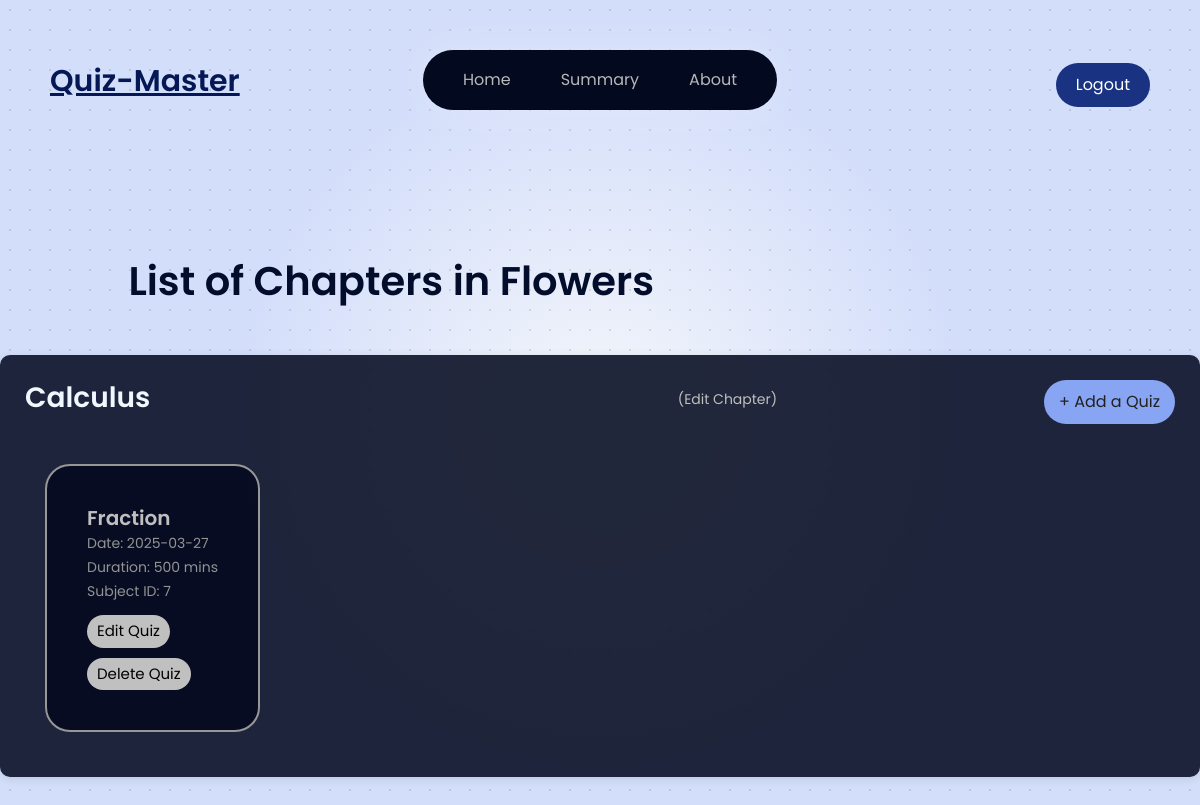
Page /admin/subject/7/chapters_list on the earlier database version.
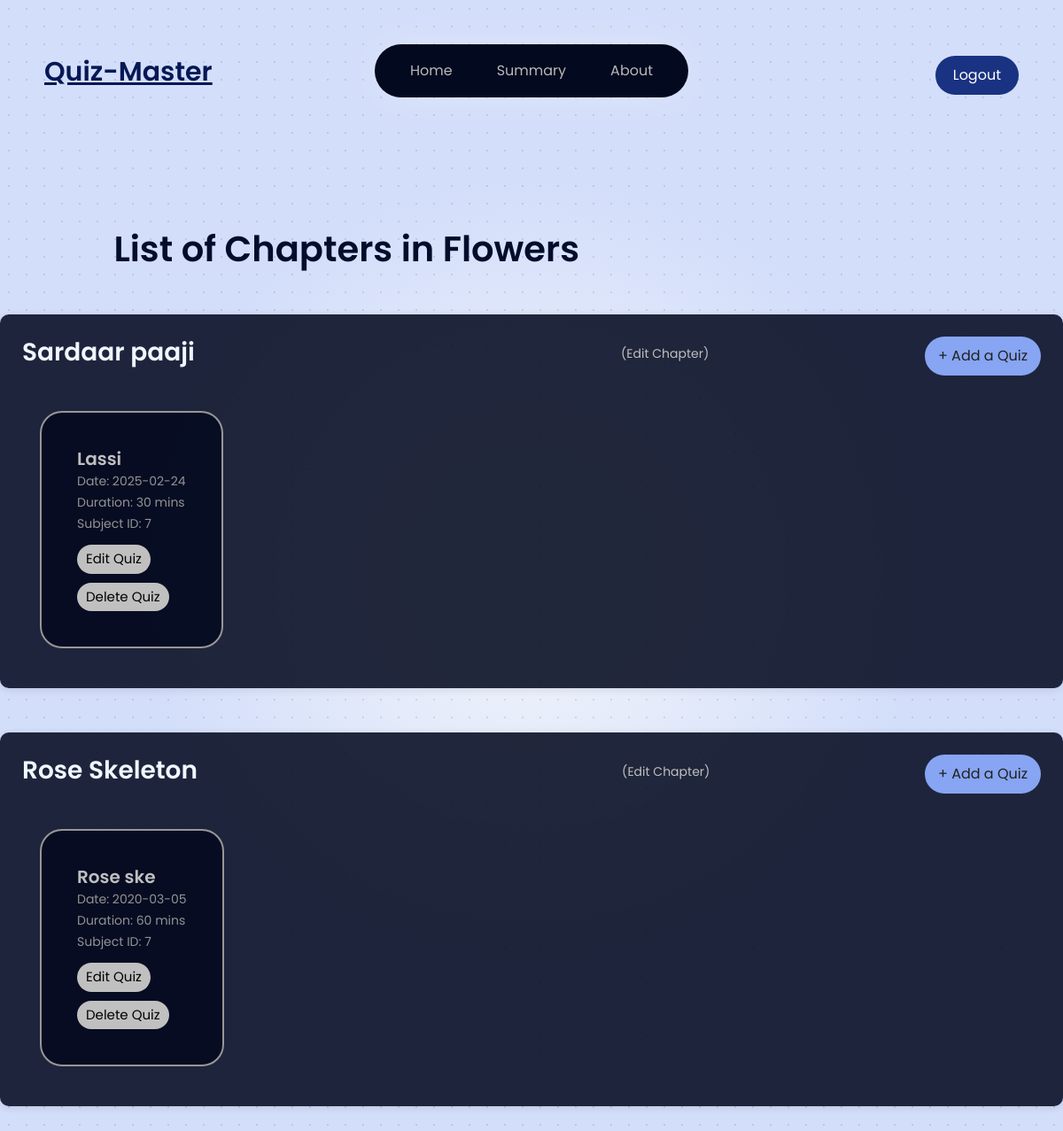
Same page on the later database version.
### models/models.py (models this page shows, shortened)
class Subjects(db.Model):
    __tablename__ = 'subjects'
    id = db.Column(db.Integer, primary_key=True)
    name = db.Column(db.String(100), unique=True, nullable=False)
    description = db.Column(db.Text, nullable=True)

class Chapter(db.Model):
    __tablename__ = 'chapters'
    id = db.Column(db.Integer, primary_key=True)
    subject_id = db.Column(db.Integer, db.ForeignKey('subjects.id'), nullable=False)
    name = db.Column(db.String(100), nullable=False)
    description = db.Column(db.Text, nullable=True)

class Quiz(db.Model):
    __tablename__ = 'quizzes'
    id = db.Column(db.Integer, primary_key=True)
    subject_id = db.Column(db.Integer, db.ForeignKey('subjects.id'), nullable=False)
    chapter_id = db.Column(db.Integer, db.ForeignKey('chapters.id'), nullable=False)
    date_of_quiz = db.Column(db.Date, nullable=False)
    time_duration = db.Column(db.Integer, nullable=False)
    remarks = db.Column(db.Text, nullable=True)

### app.py (the view)
@app.route('/admin/subject/<int:subject_id>/chapters_list')
def chapters_list(subject_id):
    subject = Subjects.query.get(subject_id)
    if not subject:
        return "Subject not found", 404  # Handle the case where the subject is not found
    chapters = Chapter.query.filter_by(subject_id=subject_id).all()
    quizzes_with_chapters = []
    for chapter in chapters:
        quizzes = Quiz.query.filter_by(chapter_id = chapter.id).all()
        quizzes_with_chapters.append({
            'chapter': chapter,
            'quiz': quizzes
        })
    print(quizzes_with_chapters)
    return render_template('chapters_list.html', arr_quiz = quizzes_with_chapters, subject = subject )

### templates/chapters_list.html (shortened to what this page needs)
<!DOCTYPE html>
<html lang="en">
<head>
    <link rel="stylesheet" href="{{ url_for('static', filename='styles.css') }}">
</head>
<body class = 'page_look'>
    {%include 'navbar.html'%}
    <div>
        <h1 style="text-align: left;margin-left: 10.7%; margin-top: 0px;color: #020d2c;font-weight: 600; font-family: 'Poppins', sans-serif;">List of Chapters in {{ subject.name }}</h1>
        {% if arr_quiz %}
        <div>
            {% for item in arr_quiz %}
            <div class="chapter-card">
                <div class="chapter-header">
                    <h3 style="font-weight: 600; color: aliceblue;">{{ item.chapter.name }}</h3>
                    <a href="{{ url_for('redirect_edit_chapter', chapter_id = item.chapter.id) }}">
                        <button type="button" style="margin-left: 00px;margin-bottom:7px;color: rgb(191, 191, 191);background: none; border: none;font-size: 14px;">
                            (Edit Chapter)
                        </button>
                    </a>
                    <a href="{{ url_for('create_quiz', subject_id=subject.id, chapter_id = item.chapter.id) }}">
                        <button type="button" class="add-quiz-btn">
                            + Add a Quiz
                        </button>
                    </a>
                </div>
                {% if item.quiz %}
                <div>
                    <div class="quiz-container">
                        {% for quiz in item.quiz %}
                        <div class="quiz-card">
                            <a href="{{ url_for('quiz_questions', quiz_id = quiz.id) }}" class="card-link">
                            <h5 style="font-weight: 550;">{{ quiz.remarks }}</h5>
                            <p>Date: {{ quiz.date_of_quiz }}</p>
                            <p>Duration: {{ quiz.time_duration }} mins</p>
                            <p>Subject ID: {{ quiz.subject_id }}</p>
                            </a>
                            <a href="{{ url_for('redirect_edit_quiz', subject_id=subject.id, chapter_id=item.chapter.id, quiz_id=quiz.id) }}">
                                <button type="button" style="background-color: #c0c0c0; margin-top: 10px; color: rgb(0, 0, 0); border: none; font-size: 15px; padding: 5px 10px; border-radius: 35px; cursor: pointer;">
                                    Edit Quiz
                                </button>
                            </a>
                            <form action="{{ url_for('delete_quiz', subject_id=subject.id, chapter_id=item.chapter.id, quiz_id=quiz.id) }}" method="POST" >
                                <button type="submit" style="background-color: #c0c0c0;margin-top: 10px; color: rgb(0, 0, 0);border: none; font-size: 15px; padding: 5px 10px; border-radius: 35px; cursor: pointer;">
                                    Delete Quiz
                                </button>
                            </form>
                        </div>
                        {% endfor %}
                    </div>
                </div>
                {% else %}
                <p style="color: whitesmoke; font-family: 'Poppins', sans-serif;">No quizzes available for this chapter.</p>
                {% endif %}
            </div>
            {% endfor %}
        </div>
        {% else %}
        <p style="color: #37497d; text-align: center; margin-top: 30px; font-family: 'Poppins', sans-serif;">No chapters available.</p>
        {% endif %}
    </div>
</body>
</html>

### templates/navbar.html (shortened to what this page needs)
<!DOCTYPE html>
<html lang="en">
<head>
  <link href="https://cdn.jsdelivr.net/npm/bootstrap@5.3.0/dist/css/bootstrap.min.css" rel="stylesheet">
</head>
<body>
  <div style="display: flex; align-items: center; justify-content: space-between; padding: 10px 50px; margin-top: 20px;">
    <h3 class="logo" style="margin-top:33px; margin-left:0px;">Quiz-Master</h3>
    <nav class="navbar" style="background-color: #03091e; padding: 10px 20px; border-radius: 35px; display: flex; align-items: center;">
      <div class="nav-links" style="display: flex; gap: 10px;">
        <a href="{{ url_for('admin_dashboard') }}" class="nav-item" style="text-decoration: none;">Home</a>
        <a href="{{ url_for('summary') }}" class="nav-item" style="text-decoration: none;">Summary</a>
        <a href="/quizzes" class="nav-item" style="text-decoration: none;">About</a>
      </div>
    </nav>
    <a href="{{ url_for('logout') }}" style="text-decoration: none;">
      <button type="button"
          style="padding: 10px 20px;margin-top: 35%; font-size: 16px; color: white; background-color: #193282; border: none; border-radius: 35px; cursor: pointer;">
          Logout
      </button>
    </a>
  </div>
</body>
<div class="main-content">
</div>

### static/styles.css (style rules this page uses)
.page_look { background: radial-gradient(circle, rgba(0, 0, 0, 0.1) 1px, transparent 1px) 0 0 / 20px 20px, radial-gradient(circle, #edf1fa 10%, #d3defa 50%); font-family: 'Poppins', sans-serif; margin: 0; padding: 0; }
.card-link { text-decoration: none; color: inherit; }
.chapter-card { border: 0px solid #ddd; background-color: rgb(33, 33, 33); border-radius: 10px; padding: 25px; margin: 50px 0; display: flex; flex-direction: column; box-shadow: 0px 2px 10px rgba(0, 0, 0, 0.1) }
.chapter-header { display: flex; justify-content: space-between; align-items: center; }
.quiz-card { margin: 0; border: 2px solid rgb(151, 151, 151); border-radius: 25px; padding: 20px; }
.quiz-container { display: flex; gap: 50px; background-color: rgb(247, 247, 237); padding: 5px, 5px; margin-top: 20px; border: 0px solid rgb(206, 206, 206); border-radius: 25px; padding: 20px; }
.quiz-card p { margin-bottom: 3px; color: #616161; font-size: 14px; }
.card-link { color: black; text-decoration: none; }
.chapter-card { border: 0px solid #ddd; background-color: #03091edd; border-radius: 10px; padding: 25px; margin: 50px 0; display: flex; width: auto; max-width: 1200px; flex-direction: column; margin: 50px auto; box-shadow: 0px 2px 10px rgba(0, 0, 0, 0.1) }
.add-quiz-btn { background-color: #87a5f2; color: rgb(33, 33, 33); border: none; padding: 10px 15px; font-size: 16px; border-radius: 25px; cursor: pointer; transition: background-color 0.3s ease; }
.quiz-card { background-color: #03091ed8; margin: 0; border-radius: 25px; padding: 40px; }
.quiz-container { display: flex; gap: 50px; background-color: rgb(33, 33, 33, 0.0); border-color: black; padding: 5px, 5px; margin-top: 20px; border: 0px solid rgb(206, 206, 206); border-radius: 25px; padding: 20px; }
.quiz-card p { margin-bottom: 3px; color: #939393; font-size: 14px; }
.quiz-card h5 { margin-bottom: 3px; color: #bfbfbf; }

### templates/navbar.html (style rules this page uses)
.navbar { background-color: #03091e; padding: 10px 50px; margin-top: 20px; position: fixed; top: 30px; left: 50%; transform: translateX(-50%); z-index: 1; display: flex; align-items: center; border-radius: 35px; box-shadow: 0 0 50px rgba(255, 255, 255, 0.2), 0 0 5px rgba(255, 255, 255, 0.1), 0 0 20px rgba(255, 255, 255, 0.05); max-width: fit-content; }
.nav-links { display: flex; gap: 10px; }
.nav-item { text-decoration: none; font-size: 16px; color: #b8b8b8; padding: 8px 20px; border-radius: 25px; transition: all 0.3s ease; font-family: 'Poppins', sans-serif; }
.main-content { margin-top: 100px; padding: 20px; }
.logo { margin-left: 25px; margin-top: 4%; color: #051855; font-family: 'Poppins', sans-serif; text-decoration: underline; font-weight: 550; font-size: 30px; }

Differences in the rows shown:
removed Quiz: remarks "Fraction", date_of_quiz "2025-03-27", time_duration "500", subject_id "7", shown under "Calculus"
added Quiz: remarks "Lassi", date_of_quiz "2025-02-24", time_duration "30", subject_id "7", shown under "Sardaar paaji"
added Chapter: chapter.name "Rose Skeleton"
added Quiz: remarks "Rose ske", date_of_quiz "2020-03-05", time_duration "60", subject_id "7", shown under "Rose Skeleton"
Other differences:
new list line: "Sardaar paaji"
new list line: "(Edit Chapter) + Add a Quiz"
list line gone: "Calculus"
list line gone: "(Edit Chapter) + Add a Quiz"
